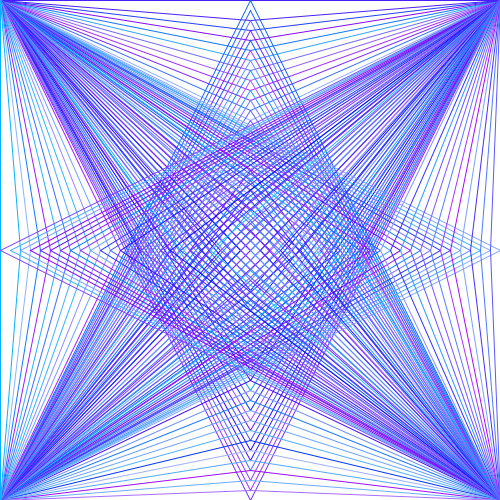
Frame 1 (no input)
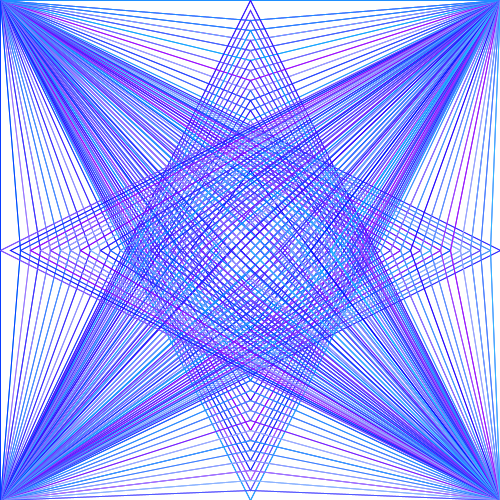
Frame 2 (the mouse pressed at the canvas centre, redrawn once)

The Processing sketch that drew these frames (run headless with seeded random() and noise(); the mouse was pressed at the canvas centre and the sketch redrawn once):

// Processing sketch: processing_31980
// ── processing_31980.pde

int a = 0;
int b = 0;
int c = 250;
int d = 500;
int e = 500;
int f = 0;
int g = 500;;


void setup(){
  size(500,500);
  background(255);
  strokeWeight(1);
  noFill();
  noLoop();
}

void draw(){
  
  while(d > 10){
    stroke(random(0,169),random(0,189), random(255,255));
  triangle(a, b, c, d, e, f);
  d = d - 10;
  }
  
  d = 500;
  while ( b < 500 ){
    stroke(random(0,169),random(0,189), random(255,255));
  triangle(a, d, c, b, e, g);  
  b = b + 10;
  }
  
  b = 0;  
  while (d > 10) {
    stroke(random(0,169),random(0,189), random(255,255));
  triangle(a, b, d, c, f, e); 
  d = d - 10;  
  }
  
  d = 500;
  while (b < 500){
    stroke(random(0,169),random(0,189), random(255,255));
  triangle(d, a, b, c, e, g);   
  b = b + 10;
}
   b = 0;
  
}
  
